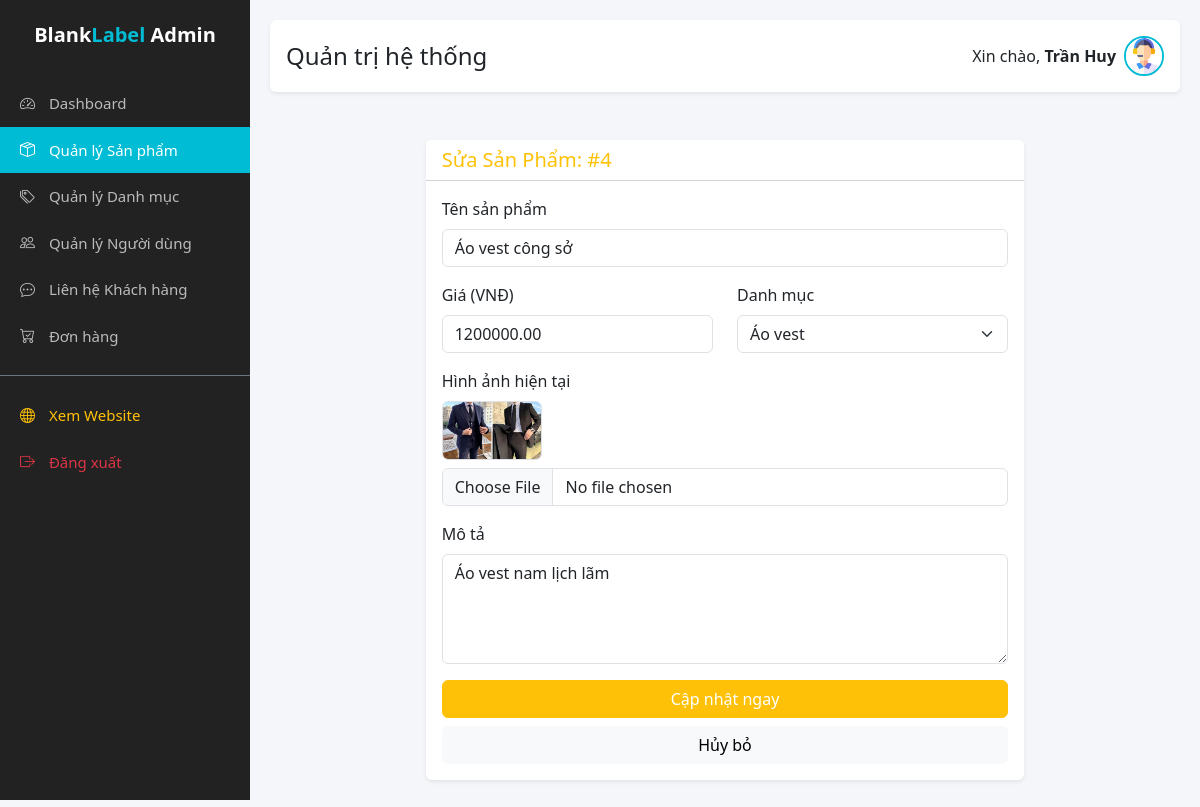
Screenshot of /admin/product_edit.php?id=4 (signed in) with the database file from the repository.
### tables this page shows
CREATE TABLE `san_pham` (
  `id_san_pham` int(11) NOT NULL,
  `ten_san_pham` varchar(255) DEFAULT NULL,
  `id_danh_muc` int(11) DEFAULT NULL,
  `gia` decimal(10,2) DEFAULT NULL,
  `mo_ta` text DEFAULT NULL,
  `link_anh` varchar(255) DEFAULT NULL
);

### admin/product_edit.php (the view, shortened to what this page needs)
<?php include 'includes/header.php'; ?>
<?php
$id = intval($_GET['id']);
$col_id = 'id_san_pham';
$sql = "SELECT * FROM san_pham WHERE $col_id = $id";
$result = $conn->query($sql);
$product = $result->fetch_assoc();
?>
<div class="row justify-content-center">
    <div class="col-md-8">
        <div class="card shadow-sm border-0 my-4">
            <div class="card-header bg-white">
                <h5 class="m-0 font-weight-bold text-warning">Sửa Sản Phẩm: #<?php echo $id; ?></h5>
            </div>
            <div class="card-body">
                <form action="" method="POST" enctype="multipart/form-data">
                    <div class="mb-3">
                        <label class="form-label">Tên sản phẩm</label>
                        <input type="text" name="ten_san_pham" class="form-control" value="<?php echo htmlspecialchars($product['ten_san_pham']); ?>" required>
                    </div>
                    <div class="row">
                        <div class="col-md-6 mb-3">
                            <label class="form-label">Giá (VNĐ)</label>
                            <input type="number" name="gia" class="form-control" value="<?php echo $product['gia']; ?>" required>
                        </div>
                        <div class="col-md-6 mb-3">
                            <label class="form-label">Danh mục</label>
                            <select name="id_danh_muc" class="form-select">
                                <?php
                                $cat_res = $conn->query("SELECT * FROM danh_muc");
                                if($cat_res) {
                                    while($c = $cat_res->fetch_assoc()){
                                        $cat_id = isset($c['id']) ? $c['id'] : $c['id_danh_muc'];
                                        $selected = ($cat_id == $product['id_danh_muc']) ? 'selected' : '';
                                        echo "<option value='".$cat_id."' $selected>".$c['ten_danh_muc']."</option>";
                                    }
                                }
                                ?>
                            </select>
                        </div>
                    </div>
                    <div class="mb-3">
                        <label class="form-label">Hình ảnh hiện tại</label><br>
                        <?php if(!empty($product['link_anh'])): ?>
                            <img src="../assets/images/<?php echo $product['link_anh']; ?>" width="100" class="rounded border mb-2">
                        <?php else: ?>
                            <p class="text-muted">Chưa có ảnh</p>
                        <?php endif; ?>
                        <input type="file" name="hinh_anh" class="form-control">
                    </div>
                    <div class="mb-3">
                        <label class="form-label">Mô tả</label>
                        <textarea name="mo_ta" class="form-control" rows="4"><?php echo isset($product['mo_ta']) ? htmlspecialchars($product['mo_ta']) : ''; ?></textarea>
                    </div>
                    <div class="d-grid gap-2">
                        <button type="submit" class="btn btn-warning text-white">Cập nhật ngay</button>
                        <a href="admin_products.php" class="btn btn-light">Hủy bỏ</a>
                    </div>
                </form>
            </div>
        </div>
    </div>
</div>
<?php include 'includes/footer.php'; ?>

### admin/includes/header.php (style rules this page uses)
:root { --primary-color: #00bcd4; --dark-bg: #222; }
body { background-color: #f4f6f9; }

### rows the page displays
san_pham: ten_san_pham "Áo vest công sở", gia "1200000.00", link_anh (picture), mo_ta "Áo vest nam lịch lãm"

### other values shown
$_SESSION['admin_name'] "Trần Huy"
$id "4"
form field id_danh_muc "Áo vest"
